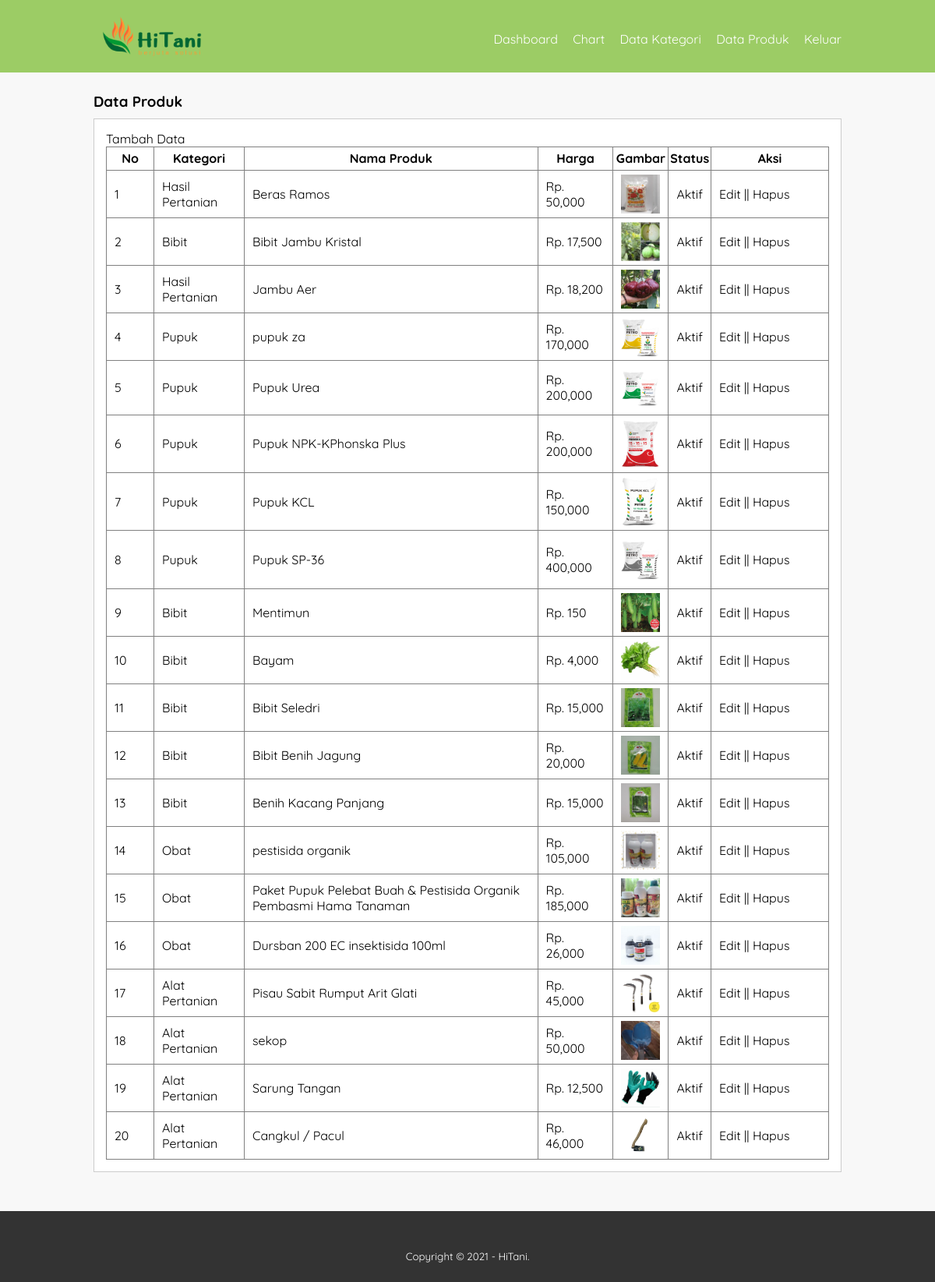
The app's page /data-produk.php (signed in) with its own data.
### tables this page shows
CREATE TABLE `tb_product` (
  `product_id` int(11) NOT NULL,
  `category_id` int(11) NOT NULL,
  `product_name` varchar(100) NOT NULL,
  `product_price` int(11) NOT NULL,
  `product_description` text NOT NULL,
  `product_image` varchar(100) NOT NULL,
  `product_status` tinyint(1) NOT NULL,
  `data_created` timestamp NOT NULL DEFAULT current_timestamp()
);

CREATE TABLE `tb_category` (
  `category_id` int(11) NOT NULL,
  `category_name` varchar(25) NOT NULL
);

### data-produk.php (the view, shortened to what this page needs)
<?php
	include 'db.php';
	include 'head.php';
?>
<!DOCTYPE html>
<html>
<body>
	<?php include 'header-admin.php';?>
	<div class="section">
		<div class="container">
			<h3>Data Produk</h3>
			<div class="box">
				<p><a href="tambah-produk.php">Tambah Data</a></p>
				<table border="1" cellspacing="0" class="table">
					<thead>
						<tr>
							<th width="60px">No</th>
							<th>Kategori</th>
							<th>Nama Produk</th>
							<th>Harga</th>
							<th>Gambar</th>
							<th>Status</th>
							<th width="150px">Aksi</th>
						</tr>
					</thead>
					<tbody>
						<?php
							$no = 1;
							$produk = mysqli_query($conn, "SELECT * FROM tb_product LEFT JOIN tb_category USING (category_id) ORDER BY product_id DESC");
							if(mysqli_num_rows($produk) > 0){
							while($row = mysqli_fetch_array($produk)){
						?>
						<tr>
							<td><?php echo $no++ ?></td>
							<td><?php echo $row['category_name'] ?></td>
							<td><?php echo $row['product_name'] ?></td>
							<td>Rp. <?php echo number_format($row['product_price']) ?></td>
							<td><a href="produk/<?php echo $row['product_image'] ?>" target="_blank"> <img src="produk/<?php echo $row['product_image'] ?>" width="50px"> </a></td>
							<td><?php echo ($row['product_status'] == 0)? 'Tidak Aktif':'Aktif'; ?></td>
							<td>
								<a href="edit-produk.php?id=<?php echo $row['product_id'] ?>">Edit</a> || <a href="proses-hapus.php?idp=<?php echo $row['product_id'] ?>" onclick="return confirm('Yakin ingin hapus ?')">Hapus</a>
							</td>
						</tr>
						<?php }}else{ ?>
							<tr>
								<td colspan="7">Tidak ada data</td>
							</tr>
						<?php } ?>
					</tbody>
				</table>
			</div>
		</div>
	</div>
	<?php include 'footer.php'; ?>
</body>
</html>

### css/style.css (style rules this page uses)
* { padding:0; margin:0; font-family: 'Quicksand', sans-serif; }
body { background-color: #f8f8f8; }
a { color: inherit; text-decoration: none; }
.container { width: 80%; margin:0 auto; }
.container:after { content: ''; display: block; clear: both; }
.section { padding:25px 0; }
.box { background-color: #fff; border:1px solid #ccc; padding:15px; box-sizing: border-box; margin:10px 0 25px 0; }
.box:after { content: ''; display: block; clear: both; }
.table { width: 100%; border-collapse: collapse; }
.table tr { height: 30px; }
.table tr td { padding:5px 10px; }

### records on screen
tb_product: category.category_name "Hasil Pertanian", product_name "Beras Ramos", product_price "50,000", product_image (picture), product_status "Aktif"
tb_product: category.category_name "Bibit", product_name "Bibit Jambu Kristal", product_price "17,500", product_image (picture), product_status "Aktif"
tb_product: category.category_name "Hasil Pertanian", product_name "Jambu Aer", product_price "18,200", product_image (picture), product_status "Aktif"
tb_product: category.category_name "Pupuk", product_name "pupuk za", product_price "170,000", product_image (picture), product_status "Aktif"
tb_product: category.category_name "Pupuk", product_name "Pupuk Urea", product_price "200,000", product_image (picture), product_status "Aktif"
tb_product: category.category_name "Pupuk", product_name "Pupuk NPK-KPhonska Plus", product_price "200,000", product_image (picture), product_status "Aktif"
tb_product: category.category_name "Pupuk", product_name "Pupuk KCL", product_price "150,000", product_image (picture), product_status "Aktif"
tb_product: category.category_name "Pupuk", product_name "Pupuk SP-36", product_price "400,000", product_image (picture), product_status "Aktif"
tb_product: category.category_name "Bibit", product_name "Mentimun", product_price "150", product_image (picture), product_status "Aktif"
tb_product: category.category_name "Bibit", product_name "Bayam", product_price "4,000", product_image (picture), product_status "Aktif"
tb_product: category.category_name "Bibit", product_name "Bibit Seledri", product_price "15,000", product_image (picture), product_status "Aktif"
tb_product: category.category_name "Bibit", product_name "Bibit Benih Jagung", product_price "20,000", product_image (picture), product_status "Aktif"
tb_product: category.category_name "Bibit", product_name "Benih Kacang Panjang", product_price "15,000", product_image (picture), product_status "Aktif"
tb_product: category.category_name "Obat", product_name "pestisida organik", product_price "105,000", product_image (picture), product_status "Aktif"
tb_product: category.category_name "Obat", product_name "Paket Pupuk Pelebat Buah & Pestisida Organik Pembasmi Hama Tanaman", product_price "185,000", product_image (picture), product_status "Aktif"
tb_product: category.category_name "Obat", product_name "Dursban 200 EC insektisida 100ml", product_price "26,000", product_image (picture), product_status "Aktif"
tb_product: category.category_name "Alat Pertanian", product_name "Pisau Sabit Rumput Arit Glati", product_price "45,000", product_image (picture), product_status "Aktif"
tb_product: category.category_name "Alat Pertanian", product_name "sekop", product_price "50,000", product_image (picture), product_status "Aktif"
tb_product: category.category_name "Alat Pertanian", product_name "Sarung Tangan", product_price "12,500", product_image (picture), product_status "Aktif"
tb_product: category.category_name "Alat Pertanian", product_name "Cangkul / Pacul", product_price "46,000", product_image (picture), product_status "Aktif"
